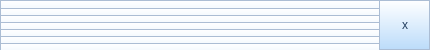
<?xml version="1.0" encoding="UTF-8"?>
<ui version="4.0">
 <class>CDialogParamEdit</class>
 <widget class="QDialog" name="CDialogParamEdit">
  <property name="windowModality">
   <enum>Qt::ApplicationModal</enum>
  </property>
  <property name="geometry">
   <rect>
    <x>0</x>
    <y>0</y>
    <width>430</width>
    <height>50</height>
   </rect>
  </property>
  <property name="sizePolicy">
   <sizepolicy hsizetype="Fixed" vsizetype="Fixed">
    <horstretch>0</horstretch>
    <verstretch>0</verstretch>
   </sizepolicy>
  </property>
  <property name="minimumSize">
   <size>
    <width>430</width>
    <height>50</height>
   </size>
  </property>
  <property name="maximumSize">
   <size>
    <width>430</width>
    <height>50</height>
   </size>
  </property>
  <property name="windowTitle">
   <string>Dialog</string>
  </property>
  <property name="styleSheet">
   <string notr="true">border:1px solid rgb(171,189,212);
background-color: qlineargradient(spread:pad, x1:1, y1:0, x2:0.999955, y2:0.983, stop:0 rgba(255, 255, 255, 255), stop:1 rgba(188, 220, 250, 255));</string>
  </property>
  <layout class="QHBoxLayout" name="horizontalLayout">
   <property name="spacing">
    <number>0</number>
   </property>
   <property name="leftMargin">
    <number>0</number>
   </property>
   <property name="topMargin">
    <number>0</number>
   </property>
   <property name="rightMargin">
    <number>0</number>
   </property>
   <property name="bottomMargin">
    <number>0</number>
   </property>
   <item>
    <widget class="QWidget" name="wg" native="true">
     <property name="sizePolicy">
      <sizepolicy hsizetype="Fixed" vsizetype="Fixed">
       <horstretch>0</horstretch>
       <verstretch>0</verstretch>
      </sizepolicy>
     </property>
     <property name="minimumSize">
      <size>
       <width>380</width>
       <height>50</height>
      </size>
     </property>
     <property name="maximumSize">
      <size>
       <width>380</width>
       <height>50</height>
      </size>
     </property>
     <layout class="QVBoxLayout" name="verticalLayout">
      <property name="spacing">
       <number>0</number>
      </property>
      <property name="leftMargin">
       <number>0</number>
      </property>
      <property name="topMargin">
       <number>0</number>
      </property>
      <property name="rightMargin">
       <number>0</number>
      </property>
      <property name="bottomMargin">
       <number>0</number>
      </property>
      <item>
       <widget class="WgFloatEditor" name="wgFloatEditor" native="true">
        <property name="sizePolicy">
         <sizepolicy hsizetype="Fixed" vsizetype="Fixed">
          <horstretch>0</horstretch>
          <verstretch>0</verstretch>
         </sizepolicy>
        </property>
        <property name="minimumSize">
         <size>
          <width>380</width>
          <height>50</height>
         </size>
        </property>
        <property name="maximumSize">
         <size>
          <width>380</width>
          <height>50</height>
         </size>
        </property>
       </widget>
      </item>
      <item>
       <widget class="WgFloatListEditor" name="wgFloatListEditor" native="true">
        <property name="sizePolicy">
         <sizepolicy hsizetype="Fixed" vsizetype="Fixed">
          <horstretch>0</horstretch>
          <verstretch>0</verstretch>
         </sizepolicy>
        </property>
        <property name="minimumSize">
         <size>
          <width>380</width>
          <height>50</height>
         </size>
        </property>
        <property name="maximumSize">
         <size>
          <width>380</width>
          <height>50</height>
         </size>
        </property>
       </widget>
      </item>
      <item>
       <widget class="WgIntEditor" name="wgIntEditor" native="true">
        <property name="sizePolicy">
         <sizepolicy hsizetype="Fixed" vsizetype="Fixed">
          <horstretch>0</horstretch>
          <verstretch>0</verstretch>
         </sizepolicy>
        </property>
        <property name="minimumSize">
         <size>
          <width>380</width>
          <height>50</height>
         </size>
        </property>
        <property name="maximumSize">
         <size>
          <width>380</width>
          <height>50</height>
         </size>
        </property>
       </widget>
      </item>
      <item>
       <widget class="WgIntListEditor" name="wgIntListEditor" native="true">
        <property name="sizePolicy">
         <sizepolicy hsizetype="Fixed" vsizetype="Fixed">
          <horstretch>0</horstretch>
          <verstretch>0</verstretch>
         </sizepolicy>
        </property>
        <property name="minimumSize">
         <size>
          <width>380</width>
          <height>50</height>
         </size>
        </property>
        <property name="maximumSize">
         <size>
          <width>380</width>
          <height>50</height>
         </size>
        </property>
       </widget>
      </item>
      <item>
       <widget class="WgIntTableEditor" name="wgIntTableEditor" native="true">
        <property name="sizePolicy">
         <sizepolicy hsizetype="Fixed" vsizetype="Fixed">
          <horstretch>0</horstretch>
          <verstretch>0</verstretch>
         </sizepolicy>
        </property>
        <property name="minimumSize">
         <size>
          <width>380</width>
          <height>50</height>
         </size>
        </property>
        <property name="maximumSize">
         <size>
          <width>380</width>
          <height>50</height>
         </size>
        </property>
       </widget>
      </item>
      <item>
       <widget class="WgStrSelector" name="wgStrSelector" native="true">
        <property name="sizePolicy">
         <sizepolicy hsizetype="Fixed" vsizetype="Fixed">
          <horstretch>0</horstretch>
          <verstretch>0</verstretch>
         </sizepolicy>
        </property>
        <property name="minimumSize">
         <size>
          <width>380</width>
          <height>50</height>
         </size>
        </property>
        <property name="maximumSize">
         <size>
          <width>380</width>
          <height>50</height>
         </size>
        </property>
       </widget>
      </item>
      <item>
       <widget class="WgTextEditor" name="wgTextEditor" native="true">
        <property name="sizePolicy">
         <sizepolicy hsizetype="Fixed" vsizetype="Fixed">
          <horstretch>0</horstretch>
          <verstretch>0</verstretch>
         </sizepolicy>
        </property>
        <property name="minimumSize">
         <size>
          <width>380</width>
          <height>50</height>
         </size>
        </property>
        <property name="maximumSize">
         <size>
          <width>380</width>
          <height>50</height>
         </size>
        </property>
       </widget>
      </item>
     </layout>
    </widget>
   </item>
   <item>
    <widget class="QPushButton" name="btnClose">
     <property name="sizePolicy">
      <sizepolicy hsizetype="Ignored" vsizetype="Ignored">
       <horstretch>0</horstretch>
       <verstretch>0</verstretch>
      </sizepolicy>
     </property>
     <property name="toolTip">
      <string>Close</string>
     </property>
     <property name="styleSheet">
      <string notr="true">QPushButton {
	background-color: transparent;
	color: rgb(35, 62, 95);
	border:none;
	border-radius:3px;
}

QPushButton:hover {
	color: rgb(35, 62, 95);
	background-color: qlineargradient(spread:pad, x1:1, y1:0, x2:0.999955, y2:0.983, stop:0 rgba(255, 255, 255, 255), stop:1 rgba(255, 201, 14, 255));
	border-radius:3px; 
}  
QPushButton:pressed {
	color: rgb(35, 62, 95);
	background-color: qlineargradient(spread:pad, x1:1, y1:0, x2:0.999955, y2:0.983, stop:0 rgba(255, 255, 255, 255), stop:1 rgba(250, 128, 0, 255));
	border-radius:3px;
}  </string>
     </property>
     <property name="text">
      <string>x</string>
     </property>
    </widget>
   </item>
  </layout>
 </widget>
 <customwidgets>
  <customwidget>
   <class>WgFloatEditor</class>
   <extends>QWidget</extends>
   <header location="global">WgFloatEditor.h</header>
   <container>1</container>
  </customwidget>
  <customwidget>
   <class>WgFloatListEditor</class>
   <extends>QWidget</extends>
   <header location="global">WgFloatListEditor.h</header>
   <container>1</container>
  </customwidget>
  <customwidget>
   <class>WgIntEditor</class>
   <extends>QWidget</extends>
   <header location="global">WgIntEditor.h</header>
   <container>1</container>
  </customwidget>
  <customwidget>
   <class>WgIntListEditor</class>
   <extends>QWidget</extends>
   <header location="global">WgIntListEditor.h</header>
   <container>1</container>
  </customwidget>
  <customwidget>
   <class>WgIntTableEditor</class>
   <extends>QWidget</extends>
   <header location="global">WgIntTableEditor.h</header>
   <container>1</container>
  </customwidget>
  <customwidget>
   <class>WgStrSelector</class>
   <extends>QWidget</extends>
   <header location="global">WgStrSelector.h</header>
   <container>1</container>
  </customwidget>
  <customwidget>
   <class>WgTextEditor</class>
   <extends>QWidget</extends>
   <header location="global">WgTextEditor.h</header>
   <container>1</container>
  </customwidget>
 </customwidgets>
 <resources/>
 <connections/>
</ui>
